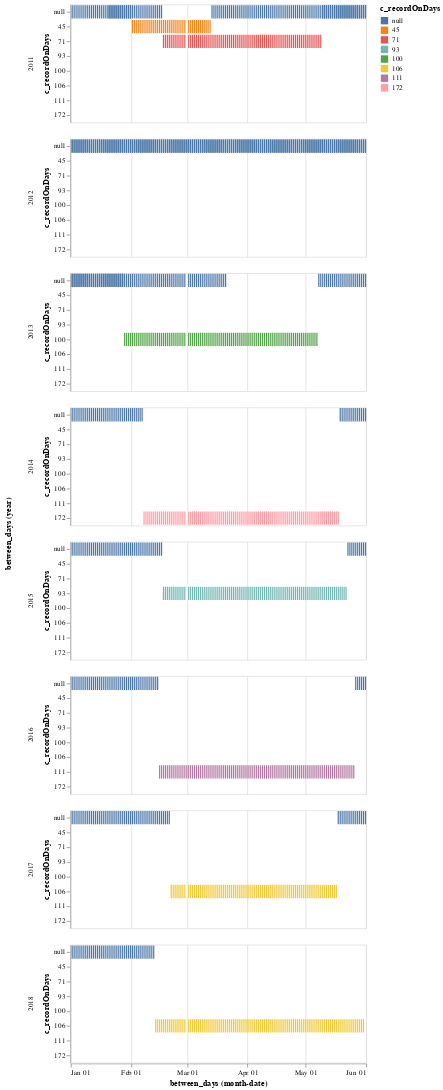

Notebook cell for this chart:
### Code cell
# plot overlap test data
alt.Chart(overlap_test).mark_bar().encode(
    y = alt.Y('c_recordOnDays:N'),
    x = alt.X('monthdate(between_days):T'),
    color = 'c_recordOnDays:N'
).facet(
    row = 'year(between_days):T')

### Figure 1 — Vega-Lite specification as saved in the notebook (floating-point values rounded to 4 significant figures; data arrays with more than 128 entries replaced by an {"elided": "..."} marker saying what was removed)
{"config": {"view": {"continuousWidth": 400, "continuousHeight": 300}}, "data": {"name": "data-8eb4cf2272ba7fd08fc48794a855b22b"}, "facet": {"row": {"type": "temporal", "field": "between_days", "timeUnit": "year"}}, "spec": {"mark": "bar", "encoding": {"color": {"type": "nominal", "field": "c_recordOnDays"}, "x": {"type": "temporal", "field": "between_days", "timeUnit": "monthdate"}, "y": {"type": "nominal", "field": "c_recordOnDays"}}}, "$schema": "https://vega.github.io/schema/vega-lite/v4.8.1.json", "datasets": {"data-8eb4cf2272ba7fd08fc48794a855b22b": {"elided": "1572 records"}}}
